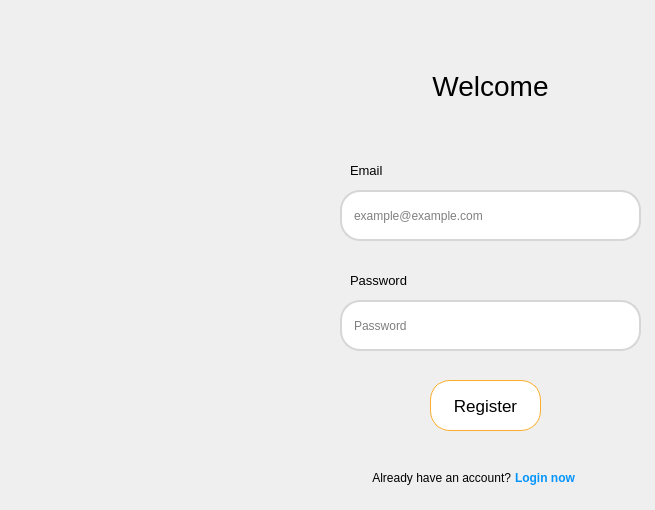
<?xml version="1.0" encoding="UTF-8"?>
<ui version="4.0">
 <class>MainWindow</class>
 <widget class="QMainWindow" name="MainWindow">
  <property name="geometry">
   <rect>
    <x>0</x>
    <y>0</y>
    <width>655</width>
    <height>510</height>
   </rect>
  </property>
  <property name="minimumSize">
   <size>
    <width>655</width>
    <height>510</height>
   </size>
  </property>
  <property name="maximumSize">
   <size>
    <width>655</width>
    <height>510</height>
   </size>
  </property>
  <property name="windowTitle">
   <string>MainWindow</string>
  </property>
  <property name="styleSheet">
   <string notr="true"/>
  </property>
  <widget class="QWidget" name="centralwidget">
   <widget class="QLineEdit" name="lineEdit">
    <property name="geometry">
     <rect>
      <x>340</x>
      <y>190</y>
      <width>301</width>
      <height>51</height>
     </rect>
    </property>
    <property name="styleSheet">
     <string notr="true">QLineEdit{
	padding: 10px;
	border: 2px solid rgb(214, 214, 214);
	border-radius: 20px;
}

QLineEdit:hover{
	padding: 10px;
	border: 2px solid gray;
	border-radius: 20px;
}

QLineEdit:focus{
	padding: 10px;
	border: 2px solid gray;
	border-radius: 20px;
}</string>
    </property>
    <property name="inputMask">
     <string/>
    </property>
    <property name="text">
     <string/>
    </property>
    <property name="placeholderText">
     <string>example@example.com</string>
    </property>
   </widget>
   <widget class="QLineEdit" name="lineEdit_2">
    <property name="geometry">
     <rect>
      <x>340</x>
      <y>300</y>
      <width>301</width>
      <height>51</height>
     </rect>
    </property>
    <property name="styleSheet">
     <string notr="true">QLineEdit{
	padding: 10px;
	border: 2px solid rgb(214, 214, 214);
	border-radius: 20px;
}

QLineEdit:hover{
	padding: 10px;
	border: 2px solid gray;
	border-radius: 20px;
}

QLineEdit:focus{
	padding: 10px;
	border: 2px solid gray;
	border-radius: 20px;
}</string>
    </property>
    <property name="inputMask">
     <string/>
    </property>
    <property name="text">
     <string/>
    </property>
    <property name="echoMode">
     <enum>QLineEdit::Password</enum>
    </property>
    <property name="placeholderText">
     <string>Password</string>
    </property>
   </widget>
   <widget class="QLabel" name="label">
    <property name="geometry">
     <rect>
      <x>350</x>
      <y>160</y>
      <width>41</width>
      <height>21</height>
     </rect>
    </property>
    <property name="font">
     <font>
      <pointsize>10</pointsize>
      <weight>50</weight>
      <bold>false</bold>
      <kerning>false</kerning>
     </font>
    </property>
    <property name="text">
     <string>Email</string>
    </property>
   </widget>
   <widget class="QLabel" name="label_2">
    <property name="geometry">
     <rect>
      <x>350</x>
      <y>270</y>
      <width>61</width>
      <height>21</height>
     </rect>
    </property>
    <property name="font">
     <font>
      <pointsize>10</pointsize>
      <weight>50</weight>
      <bold>false</bold>
      <kerning>false</kerning>
     </font>
    </property>
    <property name="text">
     <string>Password</string>
    </property>
   </widget>
   <widget class="QLabel" name="label_5">
    <property name="geometry">
     <rect>
      <x>390</x>
      <y>60</y>
      <width>201</width>
      <height>51</height>
     </rect>
    </property>
    <property name="font">
     <font>
      <pointsize>21</pointsize>
     </font>
    </property>
    <property name="text">
     <string>Welcome</string>
    </property>
    <property name="alignment">
     <set>Qt::AlignCenter</set>
    </property>
   </widget>
   <widget class="QPushButton" name="pushButton">
    <property name="geometry">
     <rect>
      <x>430</x>
      <y>380</y>
      <width>111</width>
      <height>51</height>
     </rect>
    </property>
    <property name="font">
     <font>
      <pointsize>13</pointsize>
     </font>
    </property>
    <property name="styleSheet">
     <string notr="true">QPushButton{
	background-color: white;
	border: 1px solid #faae2b;
	border-radius: 20px;
}

QPushButton:hover{
	background-color: white;
	border: 2px solid #faae2b;
	border-radius: 20px;
}</string>
    </property>
    <property name="text">
     <string>Register</string>
    </property>
   </widget>
   <widget class="QLabel" name="label_6">
    <property name="geometry">
     <rect>
      <x>370</x>
      <y>470</y>
      <width>141</width>
      <height>16</height>
     </rect>
    </property>
    <property name="font">
     <font>
      <pointsize>9</pointsize>
     </font>
    </property>
    <property name="text">
     <string>Already have an account?</string>
    </property>
    <property name="alignment">
     <set>Qt::AlignRight|Qt::AlignTrailing|Qt::AlignVCenter</set>
    </property>
   </widget>
   <widget class="QLabel" name="label_7">
    <property name="geometry">
     <rect>
      <x>515</x>
      <y>470</y>
      <width>91</width>
      <height>16</height>
     </rect>
    </property>
    <property name="font">
     <font>
      <pointsize>9</pointsize>
      <weight>75</weight>
      <bold>true</bold>
     </font>
    </property>
    <property name="styleSheet">
     <string notr="true">color: rgb(3, 148, 252);</string>
    </property>
    <property name="text">
     <string>Login now</string>
    </property>
   </widget>
   <widget class="QLabel" name="label_4">
    <property name="geometry">
     <rect>
      <x>20</x>
      <y>0</y>
      <width>271</width>
      <height>511</height>
     </rect>
    </property>
    <property name="styleSheet">
     <string notr="true"/>
    </property>
    <property name="text">
     <string/>
    </property>
    <property name="pixmap">
     <pixmap>../Image/OIG-removebg-preview.png</pixmap>
    </property>
   </widget>
  </widget>
 </widget>
 <resources>
  <include location="../Buổi 6/resource2.qrc"/>
 </resources>
 <connections/>
</ui>
